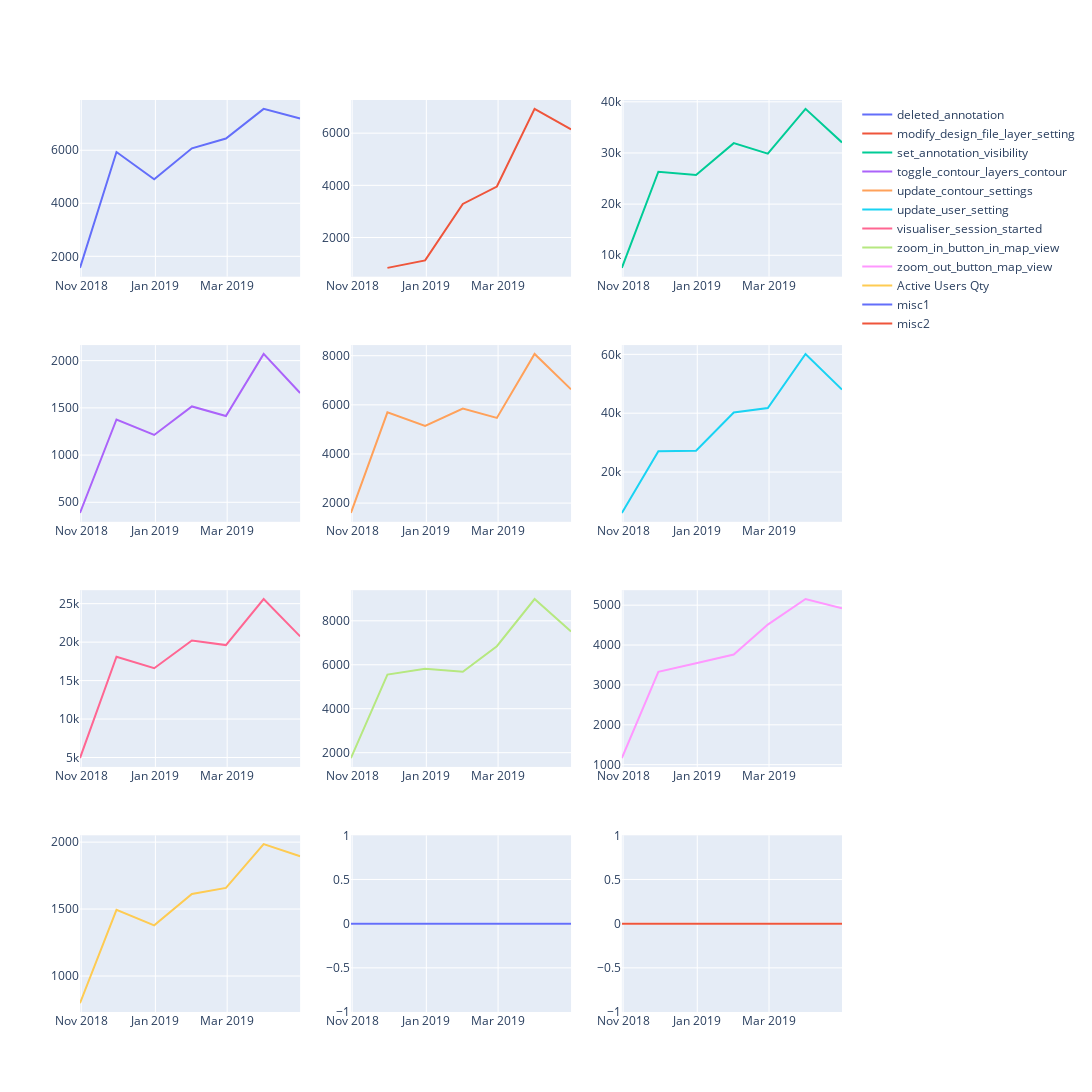

Notebook code cell kept with this figure:
### Code cell
df=final

plot_rows=4
plot_cols=3
fig = make_subplots(rows=plot_rows, cols=plot_cols)

# add traces
x = 0
for i in range(1, plot_rows + 1):
    for j in range(1, plot_cols + 1):
        #print(str(i)+ ', ' + str(j))
        fig.add_trace(go.Scatter(x=df.index, y=df[df.columns[x]].values,
                                 name = df.columns[x],
                                 mode = 'lines'),
                     row=i,
                     col=j)

        x=x+1

# Format and show fig
fig.update_layout(height=1200, width=1200)
fig.show()

### Figure 1 — Plotly figure (JSON) as saved in the notebook; plotly's stock layout.template omitted (floating-point values rounded to 4 significant figures)
{"data": [{"mode": "lines", "name": "deleted_annotation", "type": "scatter", "x": ["2018-10-31T00:00:00", "2018-11-30T00:00:00", "2018-12-31T00:00:00", "2019-01-31T00:00:00", "2019-02-28T00:00:00", "2019-03-31T00:00:00", "2019-04-30T00:00:00"], "xaxis": "x", "y": [1564, 5933, 4902, 6072, 6443, 7562, 7201], "yaxis": "y"}, {"mode": "lines", "name": "modify_design_file_layer_setting", "type": "scatter", "x": ["2018-10-31T00:00:00", "2018-11-30T00:00:00", "2018-12-31T00:00:00", "2019-01-31T00:00:00", "2019-02-28T00:00:00", "2019-03-31T00:00:00", "2019-04-30T00:00:00"], "xaxis": "x2", "y": [null, 837, 1123, 3288, 3954, 6933, 6148], "yaxis": "y2"}, {"mode": "lines", "name": "set_annotation_visibility", "type": "scatter", "x": ["2018-10-31T00:00:00", "2018-11-30T00:00:00", "2018-12-31T00:00:00", "2019-01-31T00:00:00", "2019-02-28T00:00:00", "2019-03-31T00:00:00", "2019-04-30T00:00:00"], "xaxis": "x3", "y": [7538, 26336, 25685, 31919, 29874, 38623, 32054], "yaxis": "y3"}, {"mode": "lines", "name": "toggle_contour_layers_contour", "type": "scatter", "x": ["2018-10-31T00:00:00", "2018-11-30T00:00:00", "2018-12-31T00:00:00", "2019-01-31T00:00:00", "2019-02-28T00:00:00", "2019-03-31T00:00:00", "2019-04-30T00:00:00"], "xaxis": "x4", "y": [387, 1377, 1213, 1515, 1413, 2071, 1657], "yaxis": "y4"}, {"mode": "lines", "name": "update_contour_settings", "type": "scatter", "x": ["2018-10-31T00:00:00", "2018-11-30T00:00:00", "2018-12-31T00:00:00", "2019-01-31T00:00:00", "2019-02-28T00:00:00", "2019-03-31T00:00:00", "2019-04-30T00:00:00"], "xaxis": "x5", "y": [1598, 5695, 5145, 5849, 5468, 8072, 6630], "yaxis": "y5"}, {"mode": "lines", "name": "update_user_setting", "type": "scatter", "x": ["2018-10-31T00:00:00", "2018-11-30T00:00:00", "2018-12-31T00:00:00", "2019-01-31T00:00:00", "2019-02-28T00:00:00", "2019-03-31T00:00:00", "2019-04-30T00:00:00"], "xaxis": "x6", "y": [6094, 27102, 27227, 40222, 41773, 60143, 48030], "yaxis": "y6"}, {"mode": "lines", "name": "visualiser_session_started", "type": "scatter", "x": ["2018-10-31T00:00:00", "2018-11-30T00:00:00", "2018-12-31T00:00:00", "2019-01-31T00:00:00", "2019-02-28T00:00:00", "2019-03-31T00:00:00", "2019-04-30T00:00:00"], "xaxis": "x7", "y": [4927, 18098, 16602, 20204, 19614, 25603, 20742], "yaxis": "y7"}, {"mode": "lines", "name": "zoom_in_button_in_map_view", "type": "scatter", "x": ["2018-10-31T00:00:00", "2018-11-30T00:00:00", "2018-12-31T00:00:00", "2019-01-31T00:00:00", "2019-02-28T00:00:00", "2019-03-31T00:00:00", "2019-04-30T00:00:00"], "xaxis": "x8", "y": [1755, 5551, 5818, 5682, 6845, 8990, 7516], "yaxis": "y8"}, {"mode": "lines", "name": "zoom_out_button_map_view", "type": "scatter", "x": ["2018-10-31T00:00:00", "2018-11-30T00:00:00", "2018-12-31T00:00:00", "2019-01-31T00:00:00", "2019-02-28T00:00:00", "2019-03-31T00:00:00", "2019-04-30T00:00:00"], "xaxis": "x9", "y": [1166, 3327, 3545, 3761, 4514, 5154, 4921], "yaxis": "y9"}, {"mode": "lines", "name": "Active Users Qty", "type": "scatter", "x": ["2018-10-31T00:00:00", "2018-11-30T00:00:00", "2018-12-31T00:00:00", "2019-01-31T00:00:00", "2019-02-28T00:00:00", "2019-03-31T00:00:00", "2019-04-30T00:00:00"], "xaxis": "x10", "y": [797, 1494, 1378, 1613, 1658, 1985, 1895], "yaxis": "y10"}, {"mode": "lines", "name": "misc1", "type": "scatter", "x": ["2018-10-31T00:00:00", "2018-11-30T00:00:00", "2018-12-31T00:00:00", "2019-01-31T00:00:00", "2019-02-28T00:00:00", "2019-03-31T00:00:00", "2019-04-30T00:00:00"], "xaxis": "x11", "y": [0, 0, 0, 0, 0, 0, 0], "yaxis": "y11"}, {"mode": "lines", "name": "misc2", "type": "scatter", "x": ["2018-10-31T00:00:00", "2018-11-30T00:00:00", "2018-12-31T00:00:00", "2019-01-31T00:00:00", "2019-02-28T00:00:00", "2019-03-31T00:00:00", "2019-04-30T00:00:00"], "xaxis": "x12", "y": [0, 0, 0, 0, 0, 0, 0], "yaxis": "y12"}], "layout": {"height": 1200, "width": 1200, "xaxis": {"anchor": "y", "domain": [0, 0.2889]}, "xaxis10": {"anchor": "y10", "domain": [0, 0.2889]}, "xaxis11": {"anchor": "y11", "domain": [0.3556, 0.6444]}, "xaxis12": {"anchor": "y12", "domain": [0.7111, 1]}, "xaxis2": {"anchor": "y2", "domain": [0.3556, 0.6444]}, "xaxis3": {"anchor": "y3", "domain": [0.7111, 1]}, "xaxis4": {"anchor": "y4", "domain": [0, 0.2889]}, "xaxis5": {"anchor": "y5", "domain": [0.3556, 0.6444]}, "xaxis6": {"anchor": "y6", "domain": [0.7111, 1]}, "xaxis7": {"anchor": "y7", "domain": [0, 0.2889]}, "xaxis8": {"anchor": "y8", "domain": [0.3556, 0.6444]}, "xaxis9": {"anchor": "y9", "domain": [0.7111, 1]}, "yaxis": {"anchor": "x", "domain": [0.8063, 1]}, "yaxis10": {"anchor": "x10", "domain": [0, 0.1938]}, "yaxis11": {"anchor": "x11", "domain": [0, 0.1938]}, "yaxis12": {"anchor": "x12", "domain": [0, 0.1938]}, "yaxis2": {"anchor": "x2", "domain": [0.8063, 1]}, "yaxis3": {"anchor": "x3", "domain": [0.8063, 1]}, "yaxis4": {"anchor": "x4", "domain": [0.5375, 0.7312]}, "yaxis5": {"anchor": "x5", "domain": [0.5375, 0.7312]}, "yaxis6": {"anchor": "x6", "domain": [0.5375, 0.7312]}, "yaxis7": {"anchor": "x7", "domain": [0.2687, 0.4625]}, "yaxis8": {"anchor": "x8", "domain": [0.2687, 0.4625]}, "yaxis9": {"anchor": "x9", "domain": [0.2687, 0.4625]}}}
